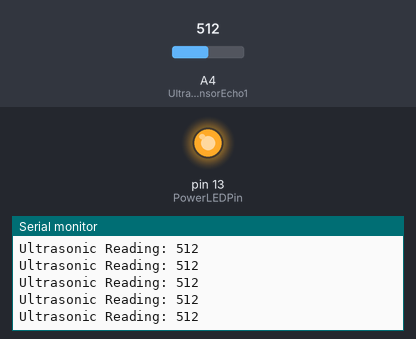
This sketch was run on a simulated Arduino Uno, built with avr-gcc and run on an emulated ATmega328P. Shown: output pins drawn as LEDs (lit = HIGH), the last lines printed to the serial monitor. The inputs (shaded band) are chosen by the test bench; at power-on: A4 (UltrasonicSensorEcho1) = 512.

Above: at 1.2 s.
1.3 s: A4 (UltrasonicSensorEcho1) set to 109
At 2.0 s:
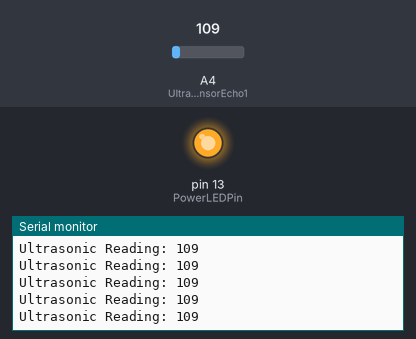
4.3 s: A4 (UltrasonicSensorEcho1) set to 92
At 5.3 s:
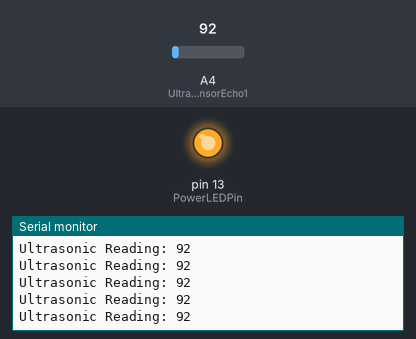
Timing chart, 0 to 7.3 s (numbered marks = the images above; inputs shaded):
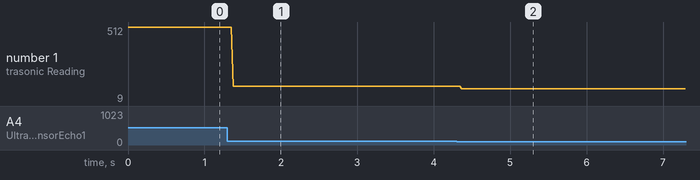

Measured:
- after the input at 1.3 s, the serial monitor: prints a new line after 0.08 s (image 1)
- after the input at 4.3 s, the serial monitor: prints a new line after 0.07 s (image 2)
- plotted number 1: 512 → 109 after the input at 1.3 s, 109 → 9 after the input at 4.3 s

The sketch:

Ultrasonic_Sensor_Test_Program.ino
```cpp
// ****** Ultrasonic Distance Sensor Varible ******
#define UltrasonicSensorEcho1 A4  // This is the echo pin for the ultrasonic sensor

int UltrasonicSenorAnalogValue1; // This hold the analog read value

float UltrasonicSensorVoltage1; // This holds the calcuated

float UltrasonicSensorDistance1;  // This holds the calcuated distance the nearest object is away.

//****** Power LED Initialization ******
const int PowerLEDPin = 13;  // Defines on-board LED pin

void setup() {
  // ******Serial Interface Setup ******
  Serial.begin(9600); // PC serial interface begin, default speed

  // ****** Power LED Setup ******
  pinMode(PowerLEDPin , OUTPUT);
  digitalWrite(PowerLEDPin , HIGH);   // Set the on-board LED high, to indicate the teensy is ON
}

void loop() {
  // Read input from ultrasonic sensor
  UltrasonicSenorAnalogValue1 = analogRead(UltrasonicSensorEcho1);
  Serial.print("Ultrasonic Reading: ");
  Serial.println(UltrasonicSenorAnalogValue1);

  // Convert reading to voltage
  UltrasonicSensorVoltage1 = (UltrasonicSenorAnalogValue1 * (3.3/1023.0));
  //Serial.print("Ultrasonic Voltage: ");
  //Serial.println(UltrasonicSensorVoltage1);

  // Convert voltage to distance, in cm
  // According to the data sheet using 3.3V: 3.2mV/cm
  UltrasonicSensorDistance1 = (UltrasonicSensorVoltage1/0.0032);
  //Serial.print("Ultrasonic Distance: ");
  //Serial.println(UltrasonicSensorDistance1);

  //delay(200);
}
```
